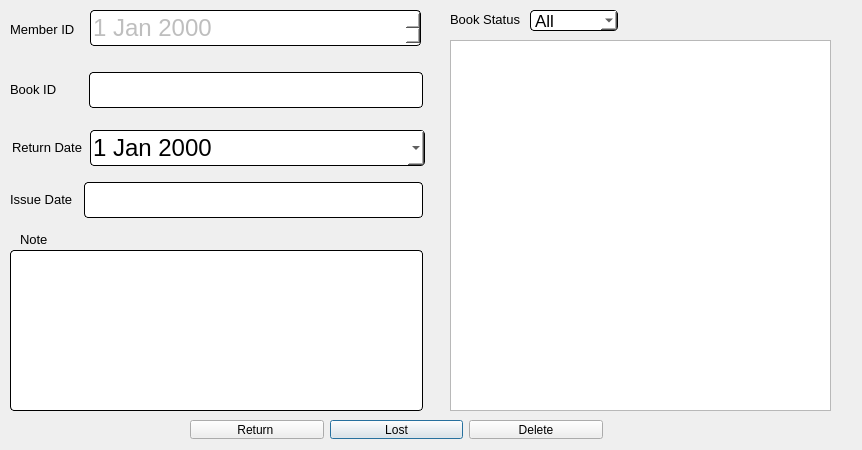
<?xml version="1.0" encoding="UTF-8"?>
<ui version="4.0">
 <class>returnBook</class>
 <widget class="QDialog" name="returnBook">
  <property name="geometry">
   <rect>
    <x>0</x>
    <y>0</y>
    <width>862</width>
    <height>450</height>
   </rect>
  </property>
  <property name="windowTitle">
   <string>Dialog</string>
  </property>
  <widget class="QLabel" name="label_2">
   <property name="geometry">
    <rect>
     <x>10</x>
     <y>20</y>
     <width>68</width>
     <height>19</height>
    </rect>
   </property>
   <property name="sizePolicy">
    <sizepolicy hsizetype="Fixed" vsizetype="Fixed">
     <horstretch>0</horstretch>
     <verstretch>0</verstretch>
    </sizepolicy>
   </property>
   <property name="styleSheet">
    <string notr="true">font: 10pt;
color: rgb(0, 0, 0);</string>
   </property>
   <property name="text">
    <string>Member ID</string>
   </property>
  </widget>
  <widget class="QDateEdit" name="issueDate">
   <property name="enabled">
    <bool>false</bool>
   </property>
   <property name="geometry">
    <rect>
     <x>90</x>
     <y>10</y>
     <width>331</width>
     <height>36</height>
    </rect>
   </property>
   <property name="styleSheet">
    <string notr="true">QDateEdit{
	background-color: rgb(255, 255, 255);
	 border: 1px  solid;
     border-radius: 4px;
	font: 24px
}</string>
   </property>
  </widget>
  <widget class="QLineEdit" name="memberID">
   <property name="enabled">
    <bool>false</bool>
   </property>
   <property name="geometry">
    <rect>
     <x>84</x>
     <y>182</y>
     <width>339</width>
     <height>36</height>
    </rect>
   </property>
   <property name="styleSheet">
    <string notr="true">QLineEdit{
	background-color: rgb(255, 255, 255);
	 border: 1px  solid;
     border-radius: 4px;
	font: 24px
}</string>
   </property>
  </widget>
  <widget class="QLineEdit" name="bookID">
   <property name="enabled">
    <bool>false</bool>
   </property>
   <property name="geometry">
    <rect>
     <x>89</x>
     <y>72</y>
     <width>334</width>
     <height>36</height>
    </rect>
   </property>
   <property name="styleSheet">
    <string notr="true">QLineEdit{
	background-color: rgb(255, 255, 255);
	 border: 1px  solid;
     border-radius: 4px;
	font: 24px
}</string>
   </property>
  </widget>
  <widget class="QLabel" name="label_3">
   <property name="geometry">
    <rect>
     <x>10</x>
     <y>190</y>
     <width>65</width>
     <height>19</height>
    </rect>
   </property>
   <property name="sizePolicy">
    <sizepolicy hsizetype="Fixed" vsizetype="Fixed">
     <horstretch>0</horstretch>
     <verstretch>0</verstretch>
    </sizepolicy>
   </property>
   <property name="styleSheet">
    <string notr="true">font: 10pt ;
color: rgb(0, 0, 0);</string>
   </property>
   <property name="text">
    <string>Issue Date</string>
   </property>
  </widget>
  <widget class="QDateEdit" name="returnDate">
   <property name="enabled">
    <bool>true</bool>
   </property>
   <property name="geometry">
    <rect>
     <x>90</x>
     <y>130</y>
     <width>335</width>
     <height>36</height>
    </rect>
   </property>
   <property name="styleSheet">
    <string notr="true">QDateEdit{
	background-color: rgb(255, 255, 255);
	 border: 1px  solid;
     border-radius: 4px;
	font: 24px
}</string>
   </property>
   <property name="calendarPopup">
    <bool>true</bool>
   </property>
  </widget>
  <widget class="QLabel" name="label">
   <property name="geometry">
    <rect>
     <x>10</x>
     <y>80</y>
     <width>73</width>
     <height>19</height>
    </rect>
   </property>
   <property name="sizePolicy">
    <sizepolicy hsizetype="Fixed" vsizetype="Fixed">
     <horstretch>0</horstretch>
     <verstretch>0</verstretch>
    </sizepolicy>
   </property>
   <property name="styleSheet">
    <string notr="true">font: 10pt;
color: rgb(0, 0, 0);</string>
   </property>
   <property name="text">
    <string>Book ID      </string>
   </property>
  </widget>
  <widget class="QLabel" name="label_4">
   <property name="geometry">
    <rect>
     <x>12</x>
     <y>138</y>
     <width>72</width>
     <height>19</height>
    </rect>
   </property>
   <property name="sizePolicy">
    <sizepolicy hsizetype="Fixed" vsizetype="Fixed">
     <horstretch>0</horstretch>
     <verstretch>0</verstretch>
    </sizepolicy>
   </property>
   <property name="styleSheet">
    <string notr="true">font: 10pt ;
color: rgb(0, 0, 0);</string>
   </property>
   <property name="text">
    <string>Return Date</string>
   </property>
  </widget>
  <widget class="QLabel" name="label_6">
   <property name="geometry">
    <rect>
     <x>450</x>
     <y>10</y>
     <width>72</width>
     <height>19</height>
    </rect>
   </property>
   <property name="sizePolicy">
    <sizepolicy hsizetype="Fixed" vsizetype="Fixed">
     <horstretch>0</horstretch>
     <verstretch>0</verstretch>
    </sizepolicy>
   </property>
   <property name="styleSheet">
    <string notr="true">font: 10pt;
color: rgb(0, 0, 0);</string>
   </property>
   <property name="text">
    <string>Book Status</string>
   </property>
  </widget>
  <widget class="QTableView" name="tableView">
   <property name="geometry">
    <rect>
     <x>450</x>
     <y>40</y>
     <width>381</width>
     <height>371</height>
    </rect>
   </property>
   <property name="styleSheet">
    <string notr="true">QHeaderView::section { background-color: #4f85e2; font: solid}</string>
   </property>
   <property name="selectionMode">
    <enum>QAbstractItemView::SingleSelection</enum>
   </property>
   <property name="selectionBehavior">
    <enum>QAbstractItemView::SelectRows</enum>
   </property>
   <attribute name="verticalHeaderVisible">
    <bool>false</bool>
   </attribute>
  </widget>
  <widget class="QComboBox" name="bookStatus">
   <property name="geometry">
    <rect>
     <x>530</x>
     <y>10</y>
     <width>88</width>
     <height>21</height>
    </rect>
   </property>
   <property name="styleSheet">
    <string notr="true">QComboBox{
	background-color: rgb(255, 255, 255);
	 border: 1px  solid;
     border-radius: 4px;
	font: 17px
}</string>
   </property>
   <item>
    <property name="text">
     <string>All</string>
    </property>
   </item>
   <item>
    <property name="text">
     <string>Issued</string>
    </property>
   </item>
   <item>
    <property name="text">
     <string>Returned</string>
    </property>
   </item>
   <item>
    <property name="text">
     <string>Lost</string>
    </property>
   </item>
  </widget>
  <widget class="QLabel" name="label_5">
   <property name="geometry">
    <rect>
     <x>20</x>
     <y>230</y>
     <width>29</width>
     <height>19</height>
    </rect>
   </property>
   <property name="sizePolicy">
    <sizepolicy hsizetype="Fixed" vsizetype="Fixed">
     <horstretch>0</horstretch>
     <verstretch>0</verstretch>
    </sizepolicy>
   </property>
   <property name="styleSheet">
    <string notr="true">font: 10pt;
color: rgb(0, 0, 0);</string>
   </property>
   <property name="text">
    <string>Note</string>
   </property>
  </widget>
  <widget class="QTextEdit" name="notes">
   <property name="geometry">
    <rect>
     <x>10</x>
     <y>250</y>
     <width>413</width>
     <height>161</height>
    </rect>
   </property>
   <property name="styleSheet">
    <string notr="true">QTextEdit{
	background-color: rgb(255, 255, 255);
	 border: 1px  solid;
     border-radius: 4px;
	font: 24px
}</string>
   </property>
  </widget>
  <widget class="QPushButton" name="lostBtn">
   <property name="geometry">
    <rect>
     <x>330</x>
     <y>420</y>
     <width>133</width>
     <height>19</height>
    </rect>
   </property>
   <property name="styleSheet">
    <string notr="true"/>
   </property>
   <property name="text">
    <string>Lost</string>
   </property>
  </widget>
  <widget class="QPushButton" name="deleteBtn">
   <property name="geometry">
    <rect>
     <x>469</x>
     <y>420</y>
     <width>134</width>
     <height>19</height>
    </rect>
   </property>
   <property name="styleSheet">
    <string notr="true"/>
   </property>
   <property name="text">
    <string>Delete</string>
   </property>
  </widget>
  <widget class="QPushButton" name="returnBtn">
   <property name="geometry">
    <rect>
     <x>190</x>
     <y>420</y>
     <width>134</width>
     <height>19</height>
    </rect>
   </property>
   <property name="styleSheet">
    <string notr="true"/>
   </property>
   <property name="text">
    <string>Return </string>
   </property>
  </widget>
 </widget>
 <resources/>
 <connections/>
</ui>
